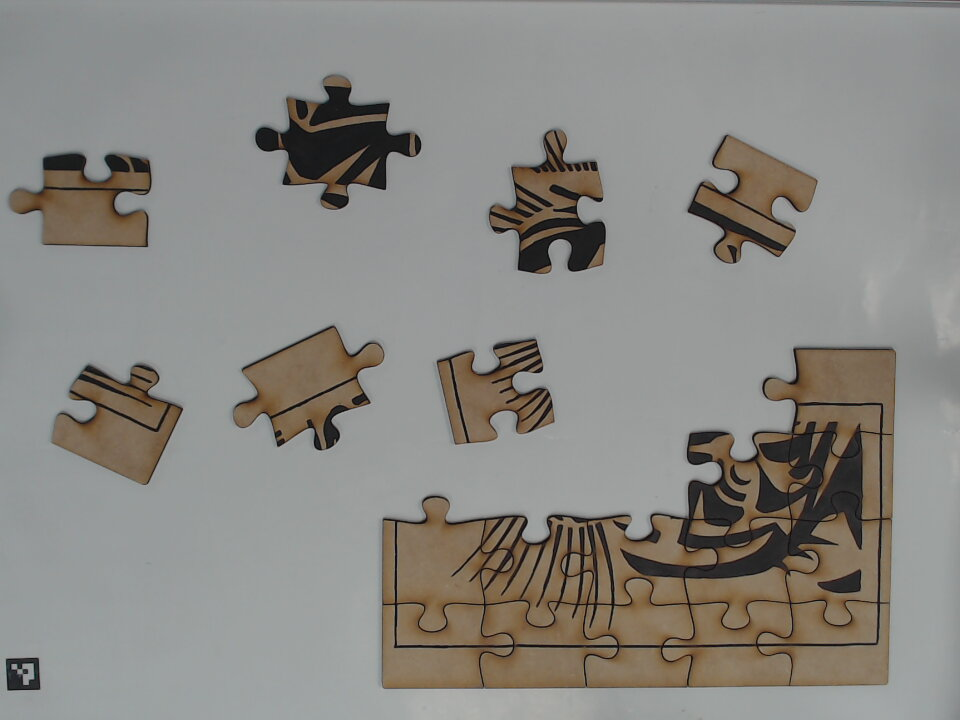
#> input picture vision/big.jpg, 960 x 720 px
$ python -i piece_detector.py   (imports and definitions only)
#> lines starting #> are read from the running program, lines starting #| are printed output that depends on the picture; after the words box and inside, x2 and y2 are one past the last pixel; in counts of white or black regions, pixels touching at a corner belong together
#> further down, picture is the input picture: shape (720, 960, 3); mean B, G, R 130.5, 135.3, 137.4
import cv2
import numpy as np
import random

import os

class PuzzlePiece:
    def __init__(self, x, y, w, h, area):
        self.x = x
        self.y = y
        self.width  = w
        self.height = h
        self.area   = area

        self.color = tuple(map(int, np.random.random(size=3) * 255))

        self.matched = True
        self.removed = False

        self.img = None

    def get_location(self):
        return (self.x, self.y)

    def set_location(self, x, y):
        self.x = x
        self.y = y

    def set_img(self, img):
        self.img = img

    def get_color(self):
        return self.color

    def __repr__(self):
        return f"<Puzzle Piece at (x={self.x}, y={self.y}) with color={self.color}>"

    def matches(self, other):
        return (self.x - other.x) ** 2 + (self.y - other.y) ** 2 < 4900

    # [32 lines left out: functions is_valid, is_multiple, get_bounding_box, get_rotation_to_align, not called in this run]


class Detector:
    def __init__(self):
        self.piece_centers = list()
        self.pieces = list()


    def process(self, img):

        # Filter out background
        hsv = cv2.cvtColor(img, cv2.COLOR_BGR2HSV)
#> hsv: shape (720, 960, 3); mean H, S, V 67.7, 25.1, 139.8
        background_lower = (0, 0, 80)
        background_upper = (255, 30, 220)
        binary = cv2.inRange(hsv, background_lower, background_upper)
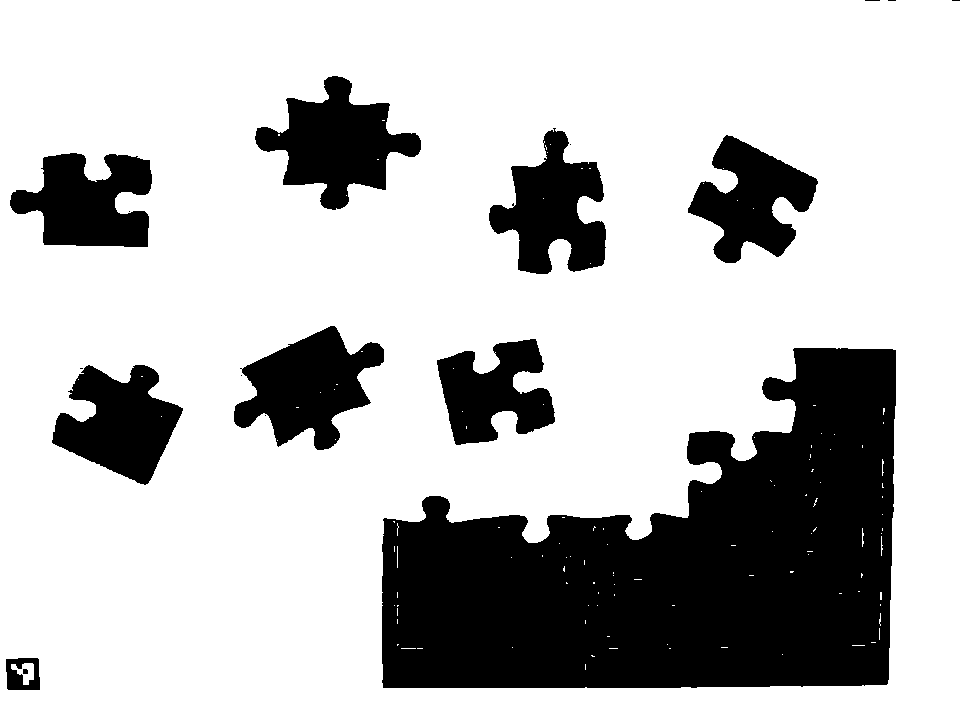
#> binary: shape (720, 960); 74.4% white; 18 black regions (8 under 20 px), largest, box (x1, y1, x2, y2) and area: (382, 348, 896, 688) 110727, (255, 76, 421, 210) 10763, (234, 326, 384, 450) 10342

        # Part of the image which is the puzzle pieces
        blocks = 255 - binary

        # Remove noise
        blocks = cv2.dilate(blocks, None, iterations=1)
#> blocks: shape (720, 960); 26.7% white; 12 white regions (1 under 20 px), largest, box (x1, y1, x2, y2) and area: (381, 347, 897, 689) 113398, (254, 75, 422, 211) 11505, (233, 325, 385, 451) 11096
        blocks = cv2.erode(blocks, None, iterations=1)
#> blocks: shape (720, 960); 25.7% white; 12 white regions (3 under 20 px), largest, box (x1, y1, x2, y2) and area: (382, 348, 896, 688) 111180, (255, 76, 421, 210) 10783, (234, 326, 384, 450) 10370

        # Perform 2 iterations of eroding (by distance)
        piece_centers = blocks
        for i in range(2):
            dist_transform = cv2.distanceTransform(piece_centers,cv2.DIST_L2,5)
            _, piece_centers = cv2.threshold(dist_transform,2,255,0)
            piece_centers = piece_centers.astype(np.uint8)
#> piece_centers: shape (720, 960); 22.4% white; 11 white regions (2 under 20 px), largest, box (x1, y1, x2, y2) and area: (386, 352, 892, 684) 103421, (259, 80, 417, 206) 8535, (238, 330, 380, 446) 8433

        # One more eroding for good measure
        piece_centers = cv2.erode(piece_centers, None, iterations=4)
#> piece_centers: shape (720, 960); 18.6% white; 12 white regions (1 under 20 px), largest, box (x1, y1, x2, y2) and area: (390, 356, 888, 680) 94483, (264, 85, 413, 201) 5936, (255, 336, 358, 441) 5726

        n, markers, stats, centroids = cv2.connectedComponentsWithStats(piece_centers)
#> markers: shape (720, 960) int32; 13 distinct labels, from 0 to 12
#> n = 13; stats = 13 rows, first 6: [0, 0, 960, 720, 562631], [264, 85, 149, 116, 5936], [498, 139, 100, 127, 4552], [699, 146, 109, 109, 4120], [19, 162, 125, 77, 4635], [255, 336, 103, 105, 5726]; centroids = 13 rows, first 8: [453.5, 328.8], [336.8, 143.2], [552, 209.4], [752.3, 198.1], [86.59, 204.9], [306.9, 384.2], [487.6, 394.6], [369.7, 355.3]

        # Increment so that background is not marked as "unknown"
        markers = markers + 1
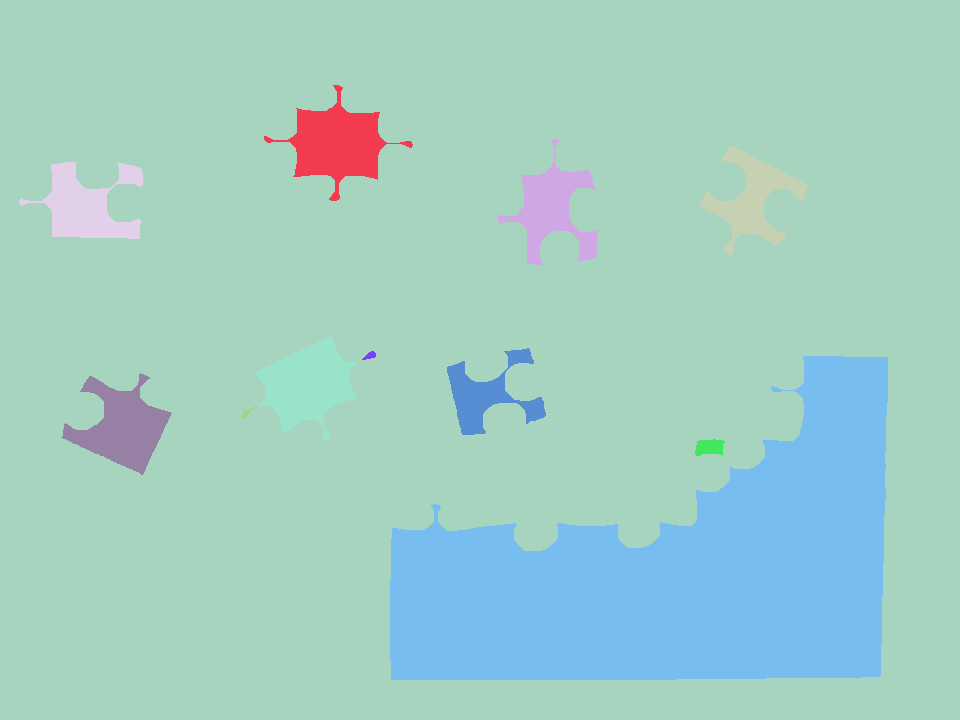
#> markers: shape (720, 960) int32; 13 distinct labels, from 1 to 13; one colour per label, 0 black

        for i, stat in enumerate(stats):
            # Background

            xmin, ymin, width, height, area = tuple(stat)

            # This component is either noise or part of another piece that broke off
            # Mark its area as "unknown" to be filled by watershed
            if area < 200:
                markers[markers == (i+1)] = 0
#> this loop made 13 passes
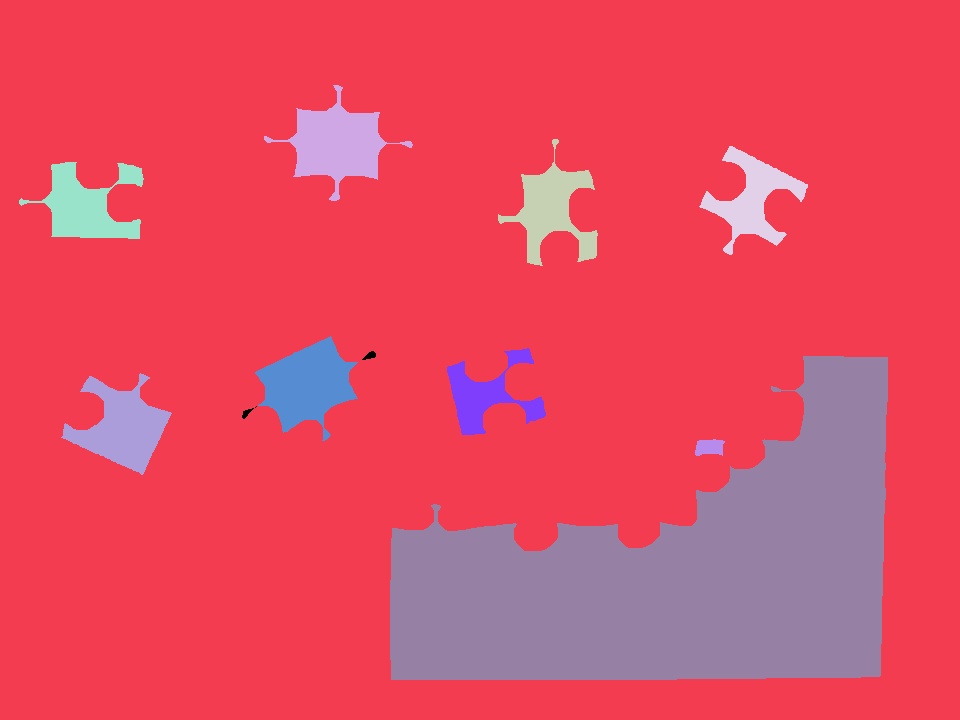
#> markers: shape (720, 960) int32; 11 distinct labels, from 0 to 13; one colour per label, 0 black

        # Mark unknown regions
        # This is where it's part of a block but we're not sure which one it's part of.
        unknown = cv2.subtract(blocks, piece_centers)
#> unknown: shape (720, 960); 7% white; 12 white regions (3 under 20 px), largest, box (x1, y1, x2, y2) and area: (382, 348, 896, 688) 16298, (489, 128, 606, 274) 4908, (255, 76, 421, 210) 4847
        markers[unknown == 255] = 0
#> markers: shape (720, 960) int32; 11 distinct labels, from 0 to 13

        # Convert image to RGB because watershed only works on RGB
        blobs = cv2.cvtColor(blocks, cv2.COLOR_GRAY2RGB)

        # Hooray
        cv2.watershed(blobs, markers)
        markers = markers.astype(np.uint8)
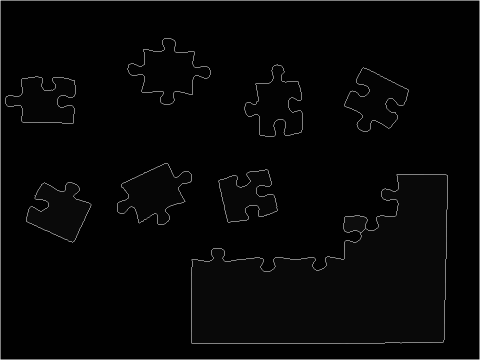
#> markers: shape (720, 960) (shown at 1/2 size); min 1, max 255, mean 5.9

        # Outline pieces in original image as blue
#         img[markers == 255] = (255, 0, 0)

        #return img, markers

        piece_centers = list()
        pieces = list()

        # Unmatch all pieces
        for piece in self.pieces:
            piece.matched = False

        #print(stats)
        for i, stat in enumerate(stats):
            # Background
            if i == 0:
                continue

            if i+1 not in markers:
                continue

            xmin, ymin, width, height, area = tuple(stat)
            centroid = tuple(np.array(centroids[i]).astype(np.int32))
            piece = PuzzlePiece(centroid[0], centroid[1], width, height, area)
            #if piece.is_valid():
            if True:
                # First try to match the piece
                for existing_piece in self.pieces:
                    if not existing_piece.matched:
                        if existing_piece.matches(piece):
                            existing_piece.set_location(centroid[0], centroid[1])
                            existing_piece.width = width
                            existing_piece.height = height
                            existing_piece.matched = True
                            piece = existing_piece
                            break
                pieces.append(piece)

                cutout_img = blocks[max(ymin-100,0):ymin+height+100, max(xmin-100,0):xmin+height+100].copy()
#                 cutout_img = img[ymin:ymin+height, xmin:xmin+height].copy()
                piece.set_img(cutout_img)
#> this loop made 13 passes
#> (xmin, ymin, width, height, area) on passes 2, 3, 4, 5, 6, 7, 9, 10: (264, 85, 149, 116, 5936), (498, 139, 100, 127, 4552), (699, 146, 109, 109, 4120), (19, 162, 125, 77, 4635), (255, 336, 103, 105, 5726), (447, 348, 99, 87, 3293), (390, 356, 498, 324, 94483), (61, 373, 111, 102, 5296)
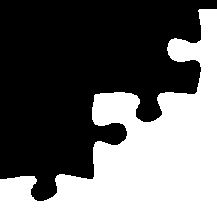
#> cutout_img: shape (217, 217); 41.4% white; 1 white region, box (x1, y1, x2, y2) and area: (0, 9, 217, 217) 19482
#> after the loop, pieces = 9 items


        for piece in pieces:
            r = int(np.sqrt(piece.area) / 4) + 1
            color = piece.get_color()
            cv2.circle(img, piece.get_location(), r, color, -1)
            piece_centers.append(piece.get_location())
#> this loop made 9 passes
#> (r, color) on passes 1 to 8: (20, (139, 182, 153)), (17, (138, 108, 164)), (17, (111, 227, 245)), (18, (97, 201, 134)), (19, (144, 236, 18)), (15, (22, 5, 212)), (77, (198, 221, 249)), (19, (203, 117, 199))
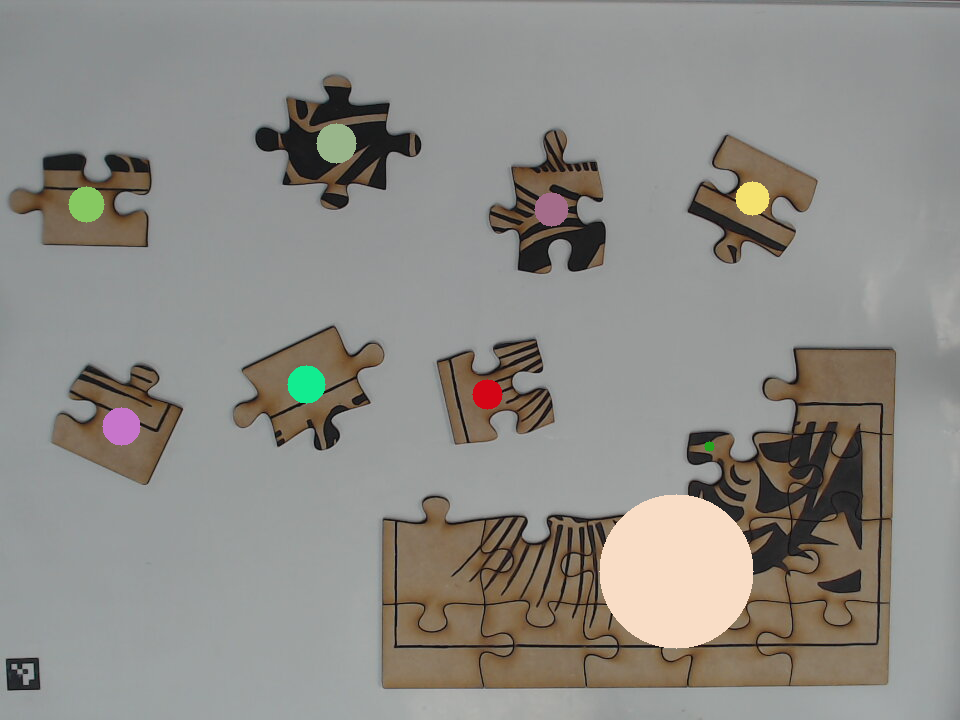
#> img: shape (720, 960, 3); mean B, G, R 134.4, 139.6, 141.7
#> after the loop, piece_centers = [(336, 143), (551, 209), (752, 198), (86, 204), (306, 384), (487, 394), (676, 571), (121, 426), (709, 446)]

        #markers[res != 0] = 255

        self.piece_centers = piece_centers
#> self.piece_centers has the same summary as piece_centers
        self.pieces = pieces
#> self.pieces = 9 items

        return img, markers

>>> import cv2
>>> picture = cv2.imread('big.jpg')
>>> result = Detector().process(picture)

$ run again, on vision/done_exploded2.jpg
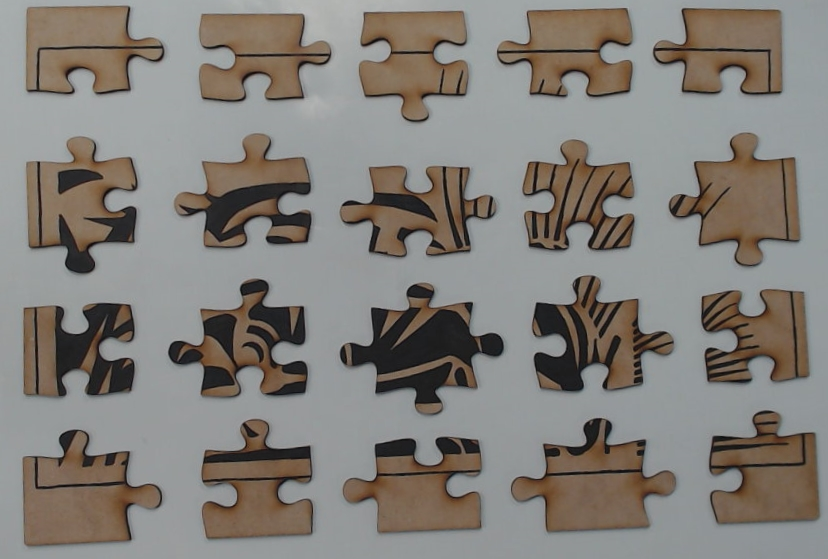
#> input picture vision/done_exploded2.jpg, 828 x 559 px
#> picture is the input picture: shape (559, 828, 3); mean B, G, R 120.6, 126.2, 130.4
#> hsv: shape (559, 828, 3); mean H, S, V 65.6, 36.7, 133.8
#> binary: shape (559, 828); 61.2% white; 20 black regions, largest, box (x1, y1, x2, y2) and area: (22, 430, 162, 546) 10593, (340, 283, 504, 415) 10443, (511, 418, 676, 532) 10434
#> n = 23; stats = 23 rows, first 6: [0, 0, 828, 559, 369756], [34, 14, 121, 72, 5304], [506, 16, 118, 73, 4161], [662, 16, 112, 71, 4674], [367, 19, 93, 95, 4201], [207, 22, 115, 72, 3925]; centroids = 23 rows, first 8: [414.1, 278.7], [77.8, 44.87], [572.6, 46.27], [731.2, 46.46], [413.1, 56.23], [257.5, 49.98], [746.9, 200.2], [244.7, 192.5]
#> the loop in process, `for i, stat in enumerate(stats):` made 23 passes
#> unknown: shape (559, 828); 18.8% white; 20 white regions, largest, box (x1, y1, x2, y2) and area: (168, 279, 308, 397) 4910, (532, 275, 674, 392) 4808, (340, 283, 504, 415) 4782
#> blobs: shape (559, 828, 3); 38.9% white; 20 white regions, largest, box (x1, y1, x2, y2) and area: (22, 430, 162, 546) 10600, (340, 283, 504, 415) 10467, (511, 418, 676, 532) 10451
#> the loop in process, `for i, stat in enumerate(stats):` made 23 passes
#> (xmin, ymin, width, height, area) on passes 2 to 9: (34, 14, 121, 72, 5304), (506, 16, 118, 73, 4161), (662, 16, 112, 71, 4674), (367, 19, 93, 95, 4201), (207, 22, 115, 72, 3925), (678, 141, 113, 117, 5689), (183, 142, 119, 98, 3929), (34, 145, 95, 120, 5524)
#> after the loop in process, `for i, stat in enumerate(stats):`:
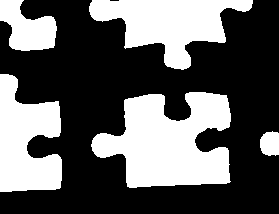
#> cutout_img: shape (214, 279); 37.2% white; 5 white regions, box (x1, y1, x2, y2) and area: (91, 92, 231, 188) 8946, (89, 0, 253, 70) 5838, (0, 74, 62, 192) 5176, (0, 0, 57, 51) 1870, (260, 131, 279, 156) 405
#> after the loop in process, `for i, stat in enumerate(stats):`: pieces = 22 items
#> the loop in process, `for piece in pieces:` made 22 passes
#> (r, color) on passes 1 to 8: (19, (139, 182, 153)), (17, (138, 108, 164)), (18, (111, 227, 245)), (17, (97, 201, 134)), (16, (144, 236, 18)), (19, (22, 5, 212)), (16, (198, 221, 249)), (19, (203, 117, 199))
#> after the loop in process, `for piece in pieces:`:
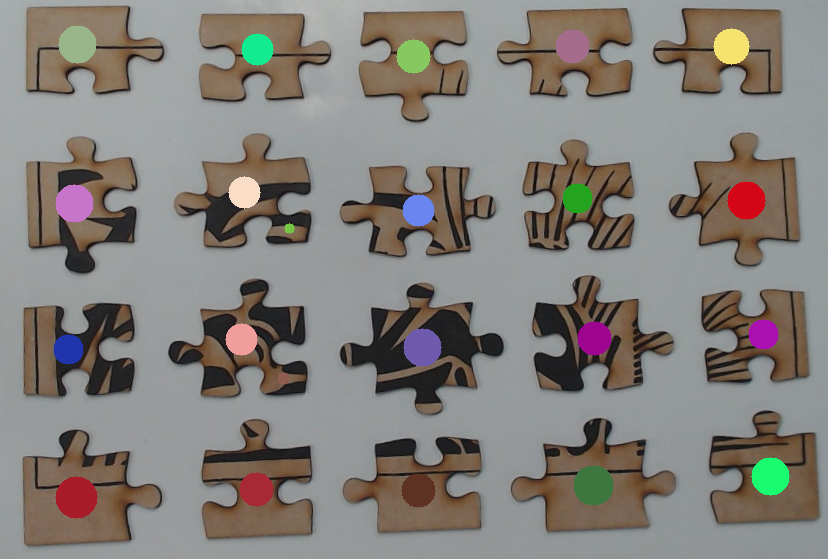
#> img: shape (559, 828, 3); mean B, G, R 122.5, 127.5, 131.8
#> after the loop in process, `for piece in pieces:`: piece_centers = [(77, 44), (572, 46), (731, 46), (413, 56), (257, 49), (746, 200), (244, 192), (74, 203), (577, 198), (418, 210), (289, 228), (594, 338), (241, 339), (422, 347), (763, 334), (68, 349), (283, 378), (770, 476), (256, 489), (593, 485), (76, 497), (418, 490)]
#> self.piece_centers has the same summary as piece_centers
#> self.pieces = 22 items
